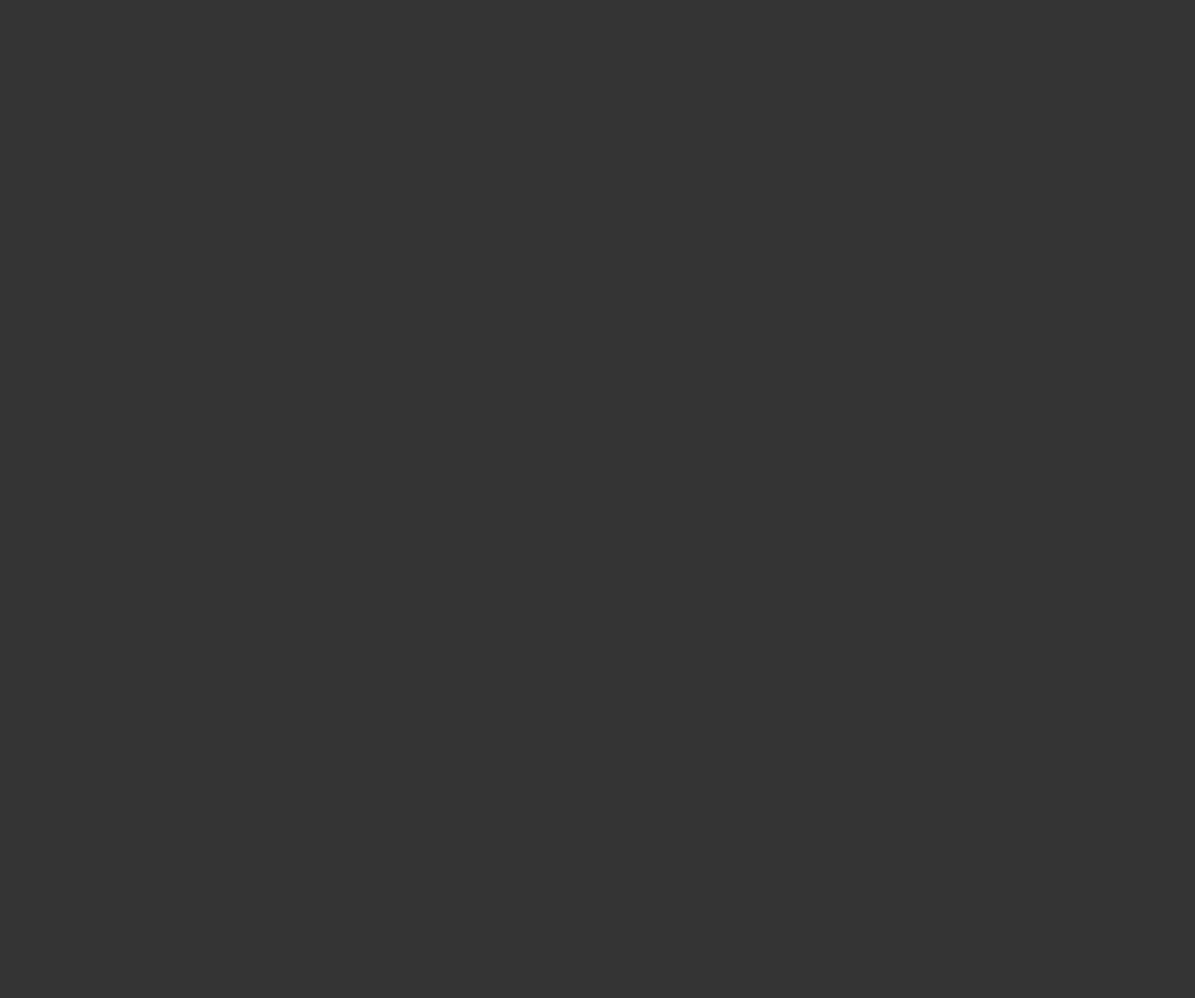
Frame 1 (no input)
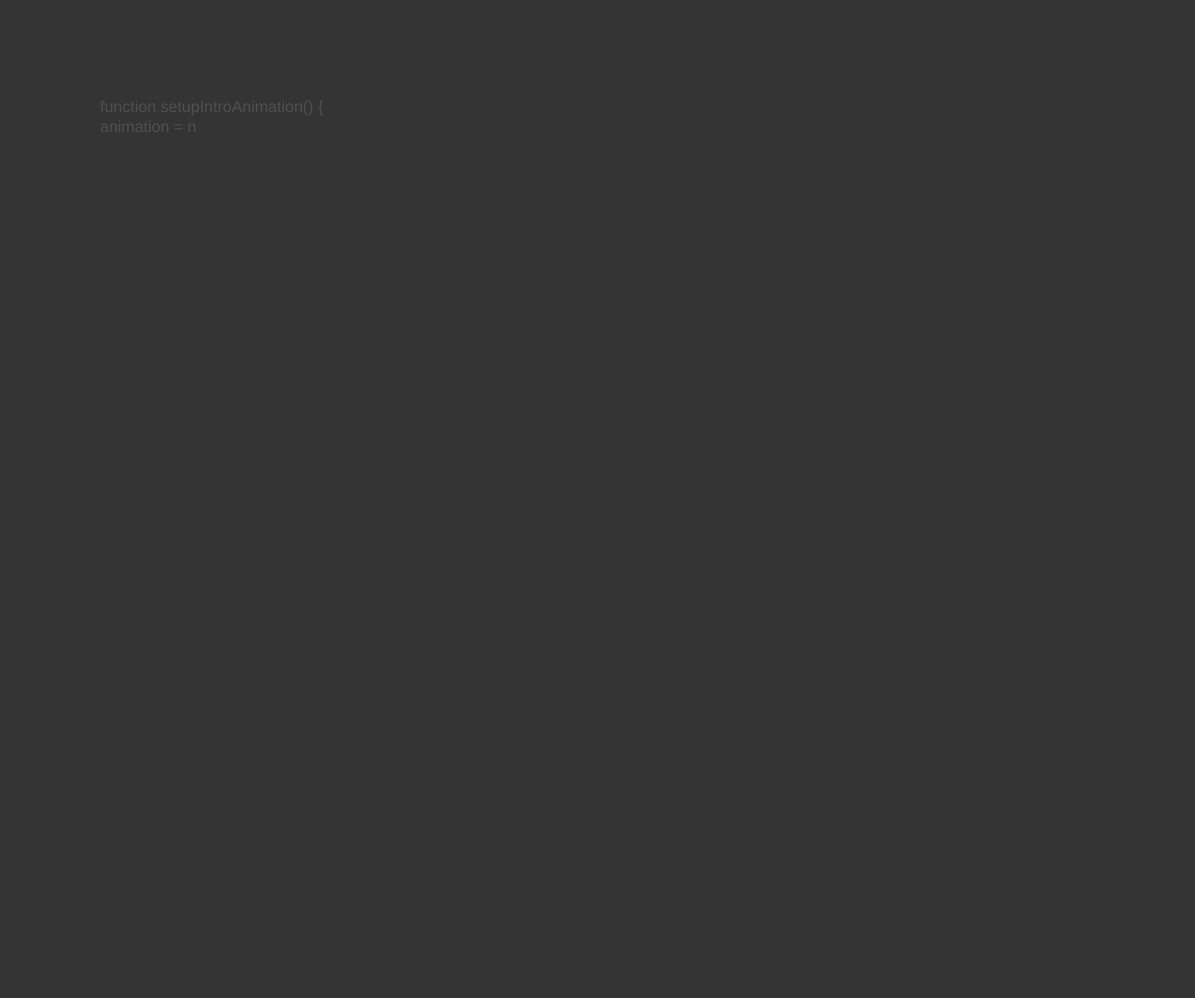
Frame 60 (no input)
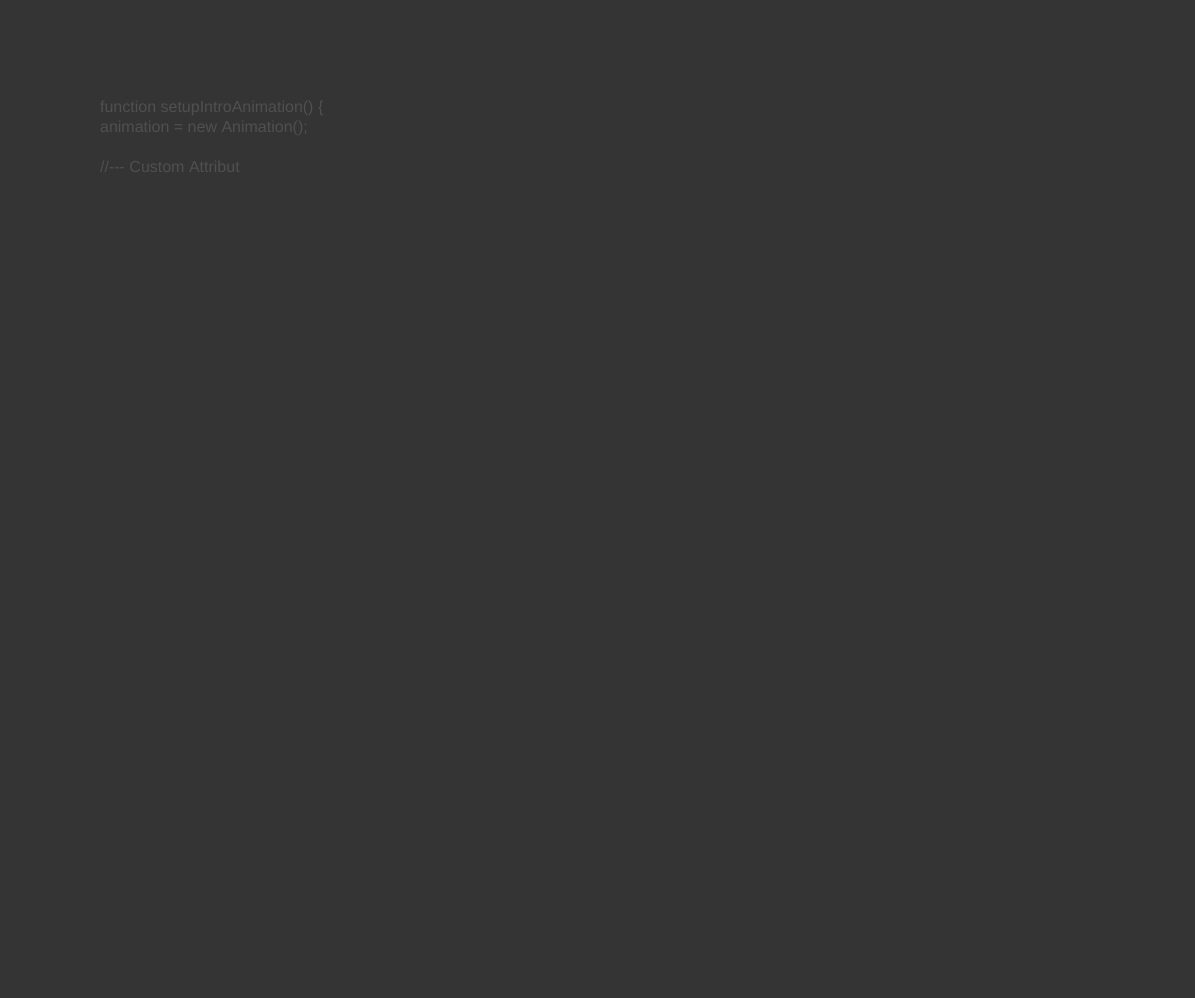
Frame 120 (the mouse pressed at the canvas centre since frame 60)

The p5.js sketch that drew these frames (run headless with seeded random() and noise() and a simulated clock; from frame 60 on, the mouse is pressed at the canvas centre):

// p5.js sketch
// ── sketch.js
let animation;

function setup() {

    createCanvas(windowWidth - 5, windowHeight - 2);
    background(52);
    setupWritingAnimation();
}

function draw() {
    if (!animation.animate()) {
        console.log("done");
        noLoop();
    };
}

function setupWritingAnimation() {
    animation = new Animation();

    //---
    animation.text = "function setupIntroAnimation() \{\n\
             animation = new Animation(); \n\
        \n\
             \/\/--- Custom Attributes for this animation\n\
             animation.offSetX = width \/ 4;\n\
             animation.offSetY = height \/ 4;\n\
             animation.terminalWidth = Math.floor(width - 2 * animation.offSetX);\n\
             animation.terminalHeight = Math.floor(height - 2 * animation.offSetY);\n\
             animation.padding = Math.floor(animation.terminalHeight \/ 11);\n\
             animation.userName = 'NT9827';\n\
             animation.password = '******';\n\
             \/\/---\n\
        \n\
             textFont('Consolas');\n\
        \n\
             animation.addStep(function (frame) \{ \/* Terminal Outlines *\/\n\
                 let speed = 10;\n\
                 let drawn = false;\n\
        \n\
                 for (let i = 0; i <= speed; i++) \{\n\
                     \/\/top & bottom\n\
                     if (frame + i < animation.terminalWidth) \{\n\
                         point(animation.offSetX + frame + i, animation.offSetY);\n\
                         point(width - animation.offSetX - frame - i, height - animation.offSetY);\n\
                         drawn = true;\n\
                     \}\n\
                     \/\/left & right\n\
                     if (frame + i < animation.terminalHeight) \{\n\
                         point(animation.offSetX, height - animation.offSetY - frame - i);\n\
                         point(width - animation.offSetX, animation.offSetY + frame + i);\n\
                         drawn = true;\n\
                     \}\n\
                 \}\n\
                 animation.skipFrames(speed);\n\
                 return !drawn;\n\
             \});";
    animation.cpm = 5000;
    frameRate(Math.ceil(animation.cpm / 60));
    noStroke();
    textSize(16);
    fill(80);
    //---

    animation.addStep(function (frame) {
        fill(52);
        rect(100, 100, width - 200, 1000);
        fill(80);
        text(animation.text.substring(0, frame), 100, 100, width - 200, 1000);

        return animation.text.length == frame;
    });
}

function setupIntroAnimation() {
    animation = new Animation();

    //--- Custom Attributes for this animation
    animation.offSetX = width / 4;
    animation.offSetY = height / 4;
    animation.terminalWidth = Math.floor(width - 2 * animation.offSetX);
    animation.terminalHeight = Math.floor(height - 2 * animation.offSetY);
    animation.padding = Math.floor(animation.terminalHeight / 11);
    animation.userName = "NT9827";
    animation.password = "******";
    //---

    textFont('Consolas');

    animation.addStep(function (frame) { /* Terminal Outlines */
        let speed = 10;
        let drawn = false;

        for (let i = 0; i <= speed; i++) {
            //top & bottom
            if (frame + i < animation.terminalWidth) {
                point(animation.offSetX + frame + i, animation.offSetY);
                point(width - animation.offSetX - frame - i, height - animation.offSetY);
                drawn = true;
            }
            //left & right
            if (frame + i < animation.terminalHeight) {
                point(animation.offSetX, height - animation.offSetY - frame - i);
                point(width - animation.offSetX, animation.offSetY + frame + i);
                drawn = true;
            }
        }
        animation.skipFrames(speed);
        return !drawn;
    });
    animation.addStep(function (frame) { /* Wait for dramatic effect */
        return animation.wait(100);
    });
    animation.addStep(function (frame) { /* Write User Text */
        noStroke();
        fill(255);
        textSize(30);
        text("User", animation.offSetX + animation.padding, animation.offSetY + animation.padding);
        return true;
    });
    animation.addStep(function (frame) { /* Write Password Text */
        text("Pass", animation.offSetX + animation.padding, animation.offSetY + 4 * animation.padding);
        return true;
    });
    animation.addStep(function (frame) { /* User Box */
        let speed = 10;
        let drawn = false;
        let boxWidth = animation.terminalWidth - 2 * animation.padding;

        stroke(255);
        for (let i = 0; i <= speed; i++) {
            //top & bottom
            if (frame + i < boxWidth) {
                point(animation.offSetX + animation.padding + frame + i, animation.offSetY + 1.5 * animation.padding);
                point(animation.offSetX + animation.terminalWidth - animation.padding - frame - i, animation.offSetY + 2.5 * animation.padding);
                drawn = true;
            }
            //left & right
            if (frame + i < animation.padding) {
                point(animation.offSetX + animation.padding, animation.offSetY + 1.5 * animation.padding + frame + i);
                point(animation.offSetX + animation.padding + boxWidth, animation.offSetY + 1.5 * animation.padding + frame + i);
                drawn = true;
            }
        }
        animation.skipFrames(speed);
        return !drawn;
    });
    animation.addStep(function (frame) { /* Pass Box */
        let speed = 20;
        let drawn = false;
        let boxWidth = animation.terminalWidth - 2 * animation.padding;

        stroke(255);
        for (let i = 0; i <= speed; i++) {
            //top & bottom
            if (frame + i < boxWidth) {
                point(animation.offSetX + animation.padding + frame + i, animation.offSetY + 4.5 * animation.padding);
                point(animation.offSetX + animation.terminalWidth - animation.padding - frame - i, animation.offSetY + 5.5 * animation.padding);
                drawn = true;
            }
            //left & right
            if (frame + i < animation.padding) {
                point(animation.offSetX + animation.padding, animation.offSetY + 4.5 * animation.padding + frame + i);
                point(animation.offSetX + animation.padding + boxWidth, animation.offSetY + 4.5 * animation.padding + frame + i);
                drawn = true;
            }
        }
        animation.skipFrames(speed);
        return !drawn;
    });
    animation.addStep(function (frame) { /* Write Username in User-Box */
        frameRate(15);
        text(animation.userName[frame],
            animation.offSetX + animation.padding + textSize() / 2 + frame * textSize(),
            animation.offSetY + 2 * animation.padding + animation.padding * .25);

        return animation.userName.length == frame;
    });
    animation.addStep(function (frame) { /* Write Password in User-Box */
        text(animation.password[frame],
            animation.offSetX + animation.padding + textSize() / 2 + frame * textSize(),
            animation.offSetY + 5 * animation.padding + animation.padding * .25);

        return animation.password.length == frame;
    });
    animation.addStep(function (frame) { /* Login Fade Out */
        frameRate(20);
        fill(255, 255, 255, 20);
        rect(animation.offSetX, animation.offSetY, animation.terminalWidth, animation.terminalHeight);

        return frame == 60;
    });
    animation.addStep(function (frame) { /* Welcome Screen */
        textSize(textSize() * 2);
        noStroke();
        textAlign(CENTER);
        fill(0);
        text(`Login successful\nWelcome ${animation.userName}`, width / 2, height / 3);

        return true;
    });
    animation.addStep(function (frame) { /* Wait again */
        return animation.wait(500);
    });

    stroke(255);
    strokeWeight(1);
}
// ── animation.js
class Animation {

    constructor() {
        this.currentFrame = 0;
        this.entryFrame = null;

        this.steps = []
        this.currentStep = 0;

        this._wait_StartFrame = null;
        this.image;
    }

    animate() {
        if (this.steps[this.currentStep]()) {
            this.currentStep++;
        }

        if (this.steps.length == this.currentStep) {
            return false;
        }
        return true;
    }

    skipFrames(frames) {
        this.currentFrame += frames;
    }

    wait(frames) {
        if (this._wait_StartFrame == null) {
            this._wait_StartFrame = this.currentFrame;
        }
        if (this.currentFrame - this._wait_StartFrame >= frames) {
            this._wait_StartFrame = null;
            return true;
        }
    }

    addStep(f) {
        let animation = this;
        this.steps.push(function () {
            let frame = animation.normalizeFrame();
            let stepDone = false;
            animation.currentFrame++;

            if (f(frame)) {
                animation.releaseEntryFrame();
                stepDone = true;
            };

            /* */

            return stepDone;
        });
    }

    normalizeFrame() {
        if (this.entryFrame == null) {
            this.entryFrame = this.currentFrame;
        }
        return this.currentFrame - this.entryFrame;
    }

    releaseEntryFrame() {
        this.entryFrame = null;
    }
}
